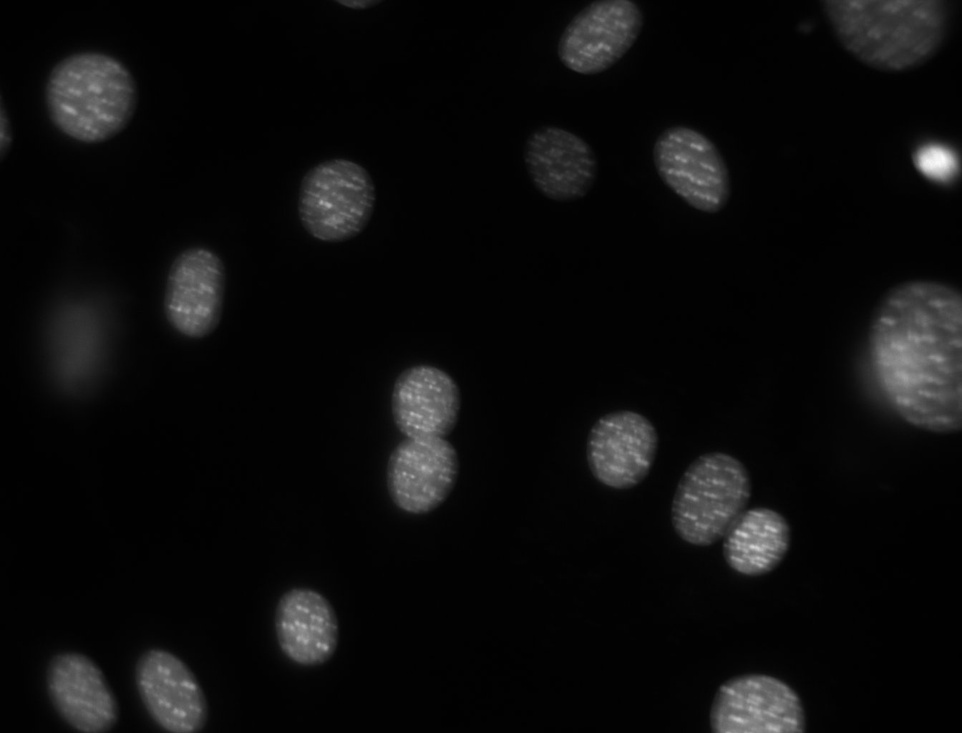
#> input picture 1-cells/sample_images/dna.jpeg, 962 x 733 px, shrunk from 1344 x 1024 before the run, found by its file name
$ jupyter execute --allow-errors image-segmentation-pythonvision.ipynb   (shell and % lines are left out)   (older library calls are emulated)
#> lines starting #> are read from the running program, lines starting #| are printed output that depends on the picture; after the words box and inside, x2 and y2 are one past the last pixel; in counts of white or black regions, pixels touching at a corner belong together
## Install Packages

[cell 1]
# !conda install numpy -y
# !conda config --add channels conda-forge
# !conda install mahotas -y

## Setup

[cell 2]
import numpy as np
import pylab
import mahotas as mh

import matplotlib
import matplotlib.pyplot as plt

 ## Run

[cell 3]
dna = mh.imread('dna.jpeg')
#> dna: shape (733, 962, 3); min 0, max 251, mean 12.7
cells_img = mh.imread('cells_left.png')
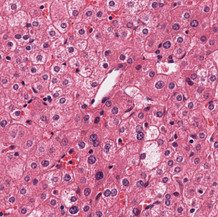
#> input picture 1-cells/sample_images/cells_left.png, 218 x 217 px, shrunk from 304 x 303 before the run, found by its file name
    #'cells_ps2048_l14_o0.png')

[cell 4]
print('dna type', type(dna))
#| dna type <class 'numpy.ndarray'>
print('dna.shape',dna.shape)
#| dna.shape (733, 962, 3)
print('cells_img type', type(cells_img))
#| cells_img type <class 'numpy.ndarray'>
print('cells_img.shape',cells_img.shape)
#| cells_img.shape (217, 218, 3)
dna = dna.squeeze()
# print('dnas.shape',dnas.shape)
pylab.imshow(dna)
pylab.show()
pylab.imshow(cells_img[...,:])
pylab.show()
pylab.imshow(cells_img[...,0])
pylab.show()
pylab.imshow(cells_img[...,1])
pylab.show()
pylab.imshow(cells_img[...,2])
pylab.show()
pylab.imshow(cells_img[...,2]+.5*cells_img[...,0])
pylab.gray()
pylab.show()

[cell 5]
# pylab.imshow(dna)
# pylab.gray()
# pylab.show()
print('dna.dtype', dna.dtype)
#| dna.dtype uint8
print('dna.max()',dna.max())
#| dna.max() 251
print('dna.min()',dna.min())
#| dna.min() 0

print('cells_img.dtype', cells_img.dtype)
#| cells_img.dtype uint8
print('cells_img.max()',cells_img.max())
#| cells_img.max() 255
print('cells_img.min()',cells_img.min())
#| cells_img.min() 6

## "Actual Work"

#> (a cell that did not finish here is left out)

[cell 7]
"""
 * Python program to create a color histogram.
 *
 * Usage: python ColorHistogram.py <filename>
"""
import sys
import skimage.io
import skimage.viewer
from matplotlib import pyplot as plt

# read original image, in full color, based on command
# line argument
image = skimage.io.imread(fname='cells_left.png')
#> image is the input picture: shape (217, 218, 4); mean R, G, B, A 198.8, 117.7, 153.8, 255

# display the image
# viewer = skimage.viewer.Viewer(image)
# viewer.show()

# tuple to select colors of each channel line
colors = ("r", "g", "b")
channel_ids = (0, 1, 2)

# create the histogram plot, with three lines, one for
# each color
plt.xlim([0, 256])
for channel_id, c in zip(channel_ids, colors):
    histogram, bin_edges = np.histogram(
        image[:, :, channel_id], bins=256, range=(0, 256)
    )
    plt.plot(bin_edges[0:-1], histogram, color=c)

plt.xlabel("Color value")
plt.ylabel("Pixels")

plt.show()
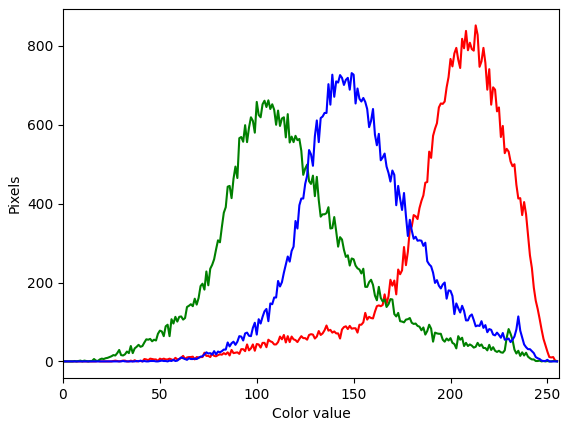
#> figure drawn by matplotlib, 1 panel; curve peaks at x = 213, y = 852; curve peaks at x = 106, y = 662; curve peaks at x = 149, y = 731

[cell 8]
# ### Running 8px Gause Filter over image
# dnaf = mh.gaussian_filter(dna, 8)
# #convert to unsigned 8 bit int array
# dnafint = dnaf.astype(np.uint8)
# # Find optimal threshold in image
# T = mh.thresholding.otsu(dnafint)
# # show image at thresh
# pylab.imshow(dnafint > T)
# pylab.show()

[cell 9]
from skimage import filters
cells_img = mh.imread('cells_left_34.png')
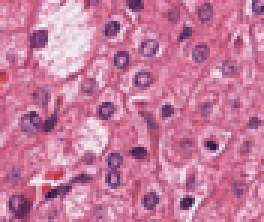
#> input picture 1-cells/sample_images/cells_left_34.png, 88 x 74 px, shrunk from 123 x 103 before the run, found by its file name (shown 3 times larger)
#> cells_img: shape (74, 88, 3)
# 71 nuclei in image


# Find optimal threshold in image
cells_red = cells_img[...,0].squeeze().copy()
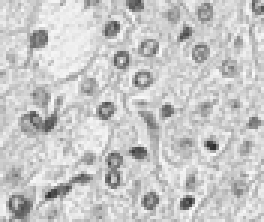
#> cells_red: shape (74, 88) (shown 3 times larger); min 45, max 252, mean 199.6
T = mh.thresholding.otsu(cells_red)
#> T = 179
print(T)
#| 179
# show image at thresh


med_filter_cells_red = filters.median(cells_red, np.ones((5, 5)))
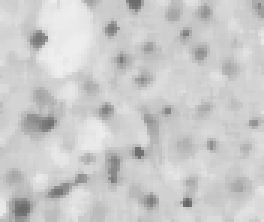
#> med_filter_cells_red: shape (74, 88) (shown 3 times larger); min 101, max 239, mean 202.3
T2 = mh.thresholding.otsu(med_filter_cells_red)
#> T2 = 185
cells_final_1 = med_filter_cells_red < (T-25)
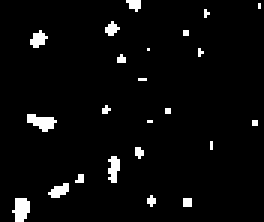
#> cells_final_1: shape (74, 88) bool (shown 3 times larger); 3.8% white; 23 white regions (18 under 20 px), largest, box (x1, y1, x2, y2) and area: (9, 38, 19, 44) 36, (4, 66, 10, 74) 36, (36, 52, 40, 61) 26, (10, 10, 16, 16) 22, (16, 61, 23, 66) 22
cells_final_2 = med_filter_cells_red < (T2)
#> cells_final_2: shape (74, 88) bool; 12.8% white; 31 white regions (14 under 20 px), largest, box (x1, y1, x2, y2) and area: (7, 29, 19, 46) 123, (43, 35, 58, 53) 82, (3, 63, 12, 74) 71
cells_raw = cells_img[...,:3].copy()

print('T',T,'T2',T2)
#| T 179 T2 185
# def rgb2gray(rgb):
#     return np.dot(rgb[...,:3], [0.2989, 0.5870, 0.1140])
# cells_grayscale = rgb2gray(cells_raw)
cells_redonly = cells_raw[...,0]

# Blue-Green Channel
cells_BG = cells_raw[...,2]-cells_raw[...,1]
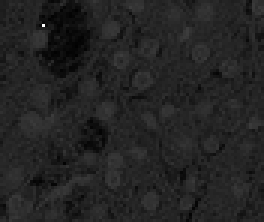
#> cells_BG: shape (74, 88) (shown 3 times larger); min 1, max 254, mean 35.4
T3 = mh.thresholding.otsu(cells_BG)
#> T3 = 31
cells_BG_bias = 10
cells_BG_thresh = cells_BG >T3+cells_BG_bias
#> cells_BG_thresh: shape (74, 88) bool; 23.5% white in thin lines or dots
filter_med = np.ones((5, 5))
filter_med_2 = filter_med.copy()
filter_med_2[1,1] = -8
print(filter_med_2.shape)
cells_BG_thresh_filtered = filters.median(cells_BG_thresh, filter_med)
#> cells_BG_thresh_filtered: shape (74, 88) bool; 12.6% white; 33 white regions (15 under 20 px), largest, box (x1, y1, x2, y2) and area: (7, 29, 20, 46) 119, (0, 56, 12, 74) 95, (35, 51, 41, 62) 50


pylab.figure(figsize=(18, 16), dpi= 80, facecolor='w', edgecolor='k')

plt.subplot(141)
pylab.gray()
labeled,nr_objects = mh.label(cells_final_1)
#> labeled: shape (74, 88) int32; 24 distinct labels, from 0 to 23
#> nr_objects = 23
print('Filter Method 1',nr_objects)
#| Filter Method 1 23
pylab.imshow(mh.overlay(cells_redonly,cells_final_1))
#> (this line was passed over: mahotas is not available in this run)
pylab.title('Filter Method 1\n Channel: Red \n pre-filtering threshold calculation\n 5x5 median filter \n Number of objects = '.title()+ str(nr_objects))

# rmax = mh.regmax(cells_final_1)
# seeds,nr_nuclei = mh.label(rmax)
# print('Number of nuclei:', nr_nuclei)


plt.subplot(142)
labeled,nr_objects = mh.label(cells_final_2)
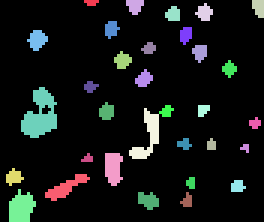
#> labeled: shape (74, 88) int32 (shown 3 times larger); 33 distinct labels, from 0 to 32; one colour per label, 0 black
#> nr_objects = 32
print('Filter Method 2',nr_objects)
#| Filter Method 2 32
pylab.title('Filter Method 2\n Channel: Red \n post-filtering threshold calculation\n 5x5 median filter \n Number of objects = '.title()+ str(nr_objects))
pylab.imshow(mh.overlay(cells_redonly,cells_final_2))
#> (this line was passed over: mahotas is not available in this run)

plt.subplot(143)
labeled,nr_objects = mh.label(cells_BG_thresh_filtered)
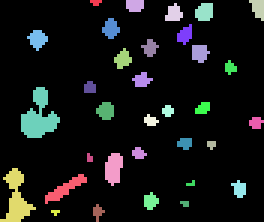
#> labeled: shape (74, 88) int32 (shown 3 times larger); 34 distinct labels, from 0 to 33; one colour per label, 0 black
#> nr_objects = 33
print('cells_BG_thresh_filtered nr_objects',nr_objects)
#| cells_BG_thresh_filtered nr_objects 33
pylab.title('Filter Method 3\n Channel: (Blue– Green)\n pre-filtering threshold calculation\n 5x5 median filter\n Number of objects = '.title()+ str(nr_objects))
pylab.imshow(mh.overlay(cells_redonly,labeled,cells_final_2,cells_final_1))
#> (this line was passed over: mahotas is not available in this run)

# rmax = mh.regmax(cells_BG_thresh_filtered)
# seeds,nr_nuclei = mh.label(rmax)
# print('Number of nuclei:', nr_nuclei)


plt.subplot(144)
pylab.title('Color Image of cells'+'\n'+'True objects n=~71')
pylab.imshow(cells_img[...,0:3])
pylab.show()

#> (a cell that did not finish here is left out)

## Second Task: Segmenting the Image
### Finding the seeds
*Here is a simple, traditional, idea:*
1. smooth the image
* find regional maxima
* Use the regional maxima as seeds for watershed

[cell 11]
# Sigma = 8
sigma = 8
dnaf = mh.gaussian_filter(dna, sigma)
dnaf = dnaf.astype(dna.dtype)
#> (the rest of this cell did not finish here and is left out)

[cell 12]
# Sigma = 16
sigma = 16
dnaf = mh.gaussian_filter(dna, sigma).astype(dna.dtype)
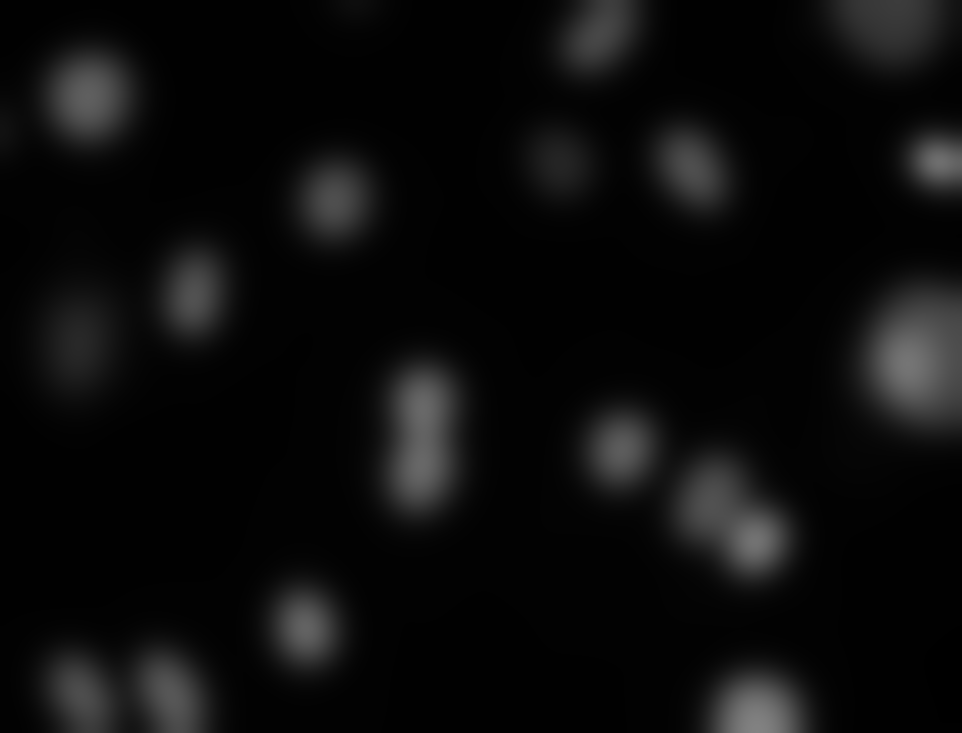
#> dnaf: shape (733, 962, 3); min 0, max 130, mean 12.2
#> (the rest of this cell did not finish here and is left out)
